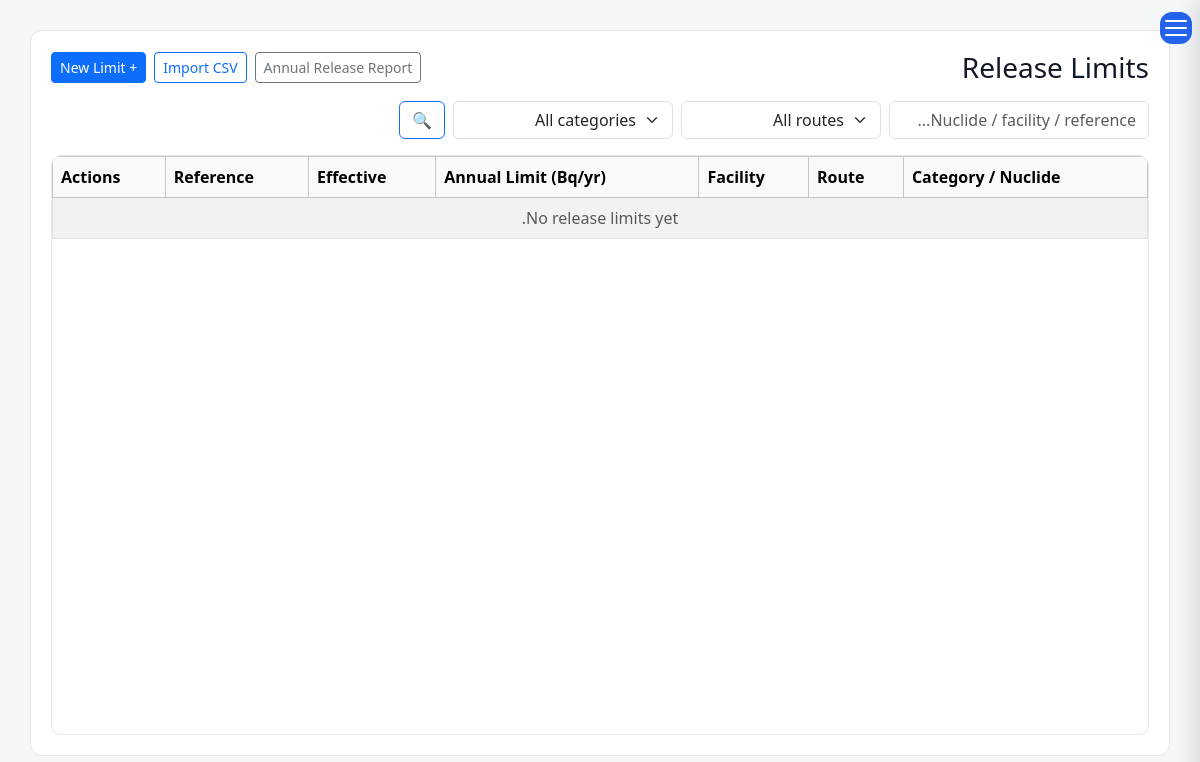
Page /waste/release-limits/ (signed in) on the earlier database version.
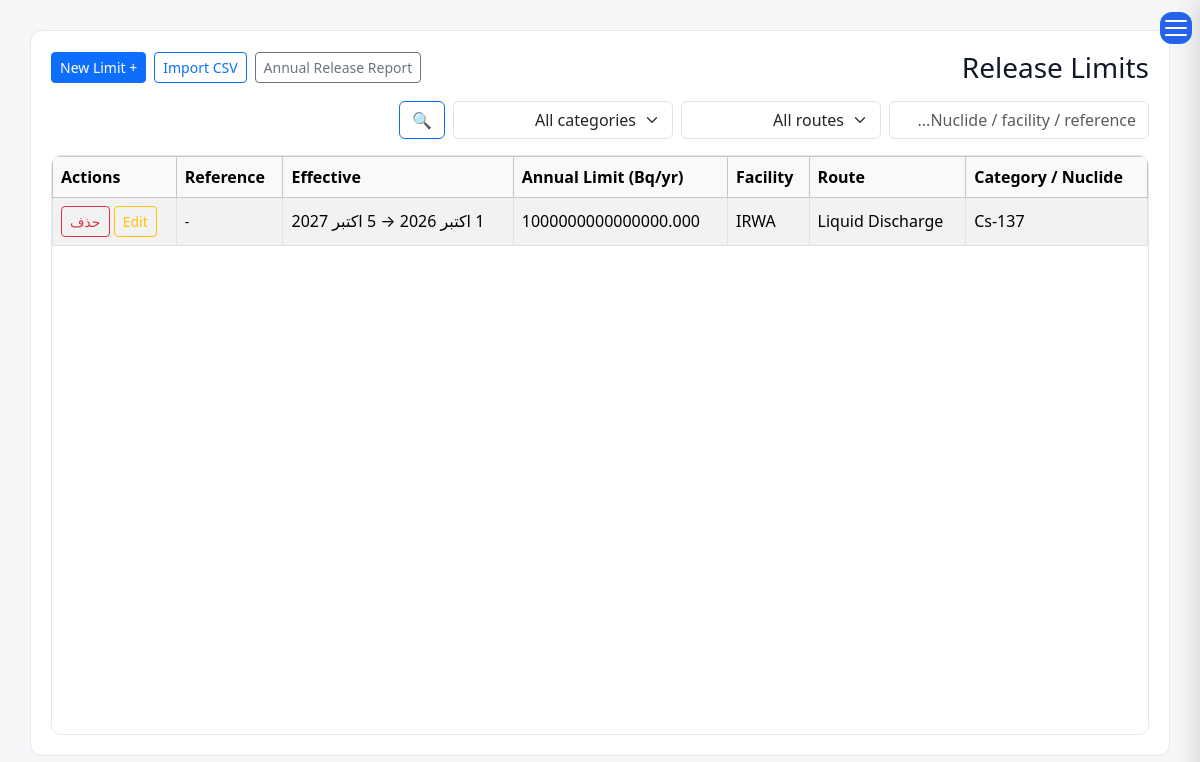
Same page on the later database version.
### waste/models.py (models this page shows, shortened)
class ReleaseLimit(models.Model):
    category = models.CharField(_("Category"), max_length=12, choices=ReleaseLimitCategory.choices, default=ReleaseLimitCategory.NUCLIDE)
    radionuclide = models.ForeignKey(
        "reference.Nuclides", verbose_name=_("Radionuclide"), on_delete=models.CASCADE,
        null=True, blank=True, related_name="release_limits",
    )
    route = models.CharField(_("Discharge Route"), max_length=10, choices=ReleaseRoute.choices)
    facility = models.ForeignKey(
        FacilityModel, verbose_name=_("Facility"), on_delete=models.CASCADE,
        null=True, blank=True, related_name="release_limits",
        help_text=_("Leave blank for a limit that applies to every facility."),
    )
    annual_limit_bq = models.DecimalField(_("Annual Limit (Bq/year)"), max_digits=20, decimal_places=3)
    effective_from = models.DateField(_("Effective From"))
    effective_to = models.DateField(_("Effective To"), null=True, blank=True)
    reference = models.CharField(_("Regulatory Reference"), max_length=255, blank=True)
    notes = models.TextField(_("Notes"), blank=True)
    class Meta:
        ordering = ["route", "radionuclide__name"]
        verbose_name = _("Release Limit")
        verbose_name_plural = _("Release Limits")

### reference/models.py (models this page shows, shortened)
class Nuclides(models.Model):
    name = models.CharField(max_length=8, unique=True)
    half_life = models.FloatField(null=True, blank=True)
    d_value_bq = models.FloatField(null=True, blank=True)
    atomic_number = models.IntegerField(null=True, blank=True)
    mass_number = models.IntegerField(null=True, blank=True)
    decay_mode = models.CharField(max_length=50, null=True, blank=True)
    decay_constant = models.FloatField(null=True, blank=True)  # 1/sec
    specific_activity_bq_per_g = models.FloatField(null=True, blank=True)
    alpha_energy_mev = models.FloatField(null=True, blank=True)
    beta_max_energy_mev = models.FloatField(null=True, blank=True)
    gamma_energy_mev = models.FloatField(null=True, blank=True)
    gamma_yield = models.FloatField(null=True, blank=True)  # photons/decay
    neutron_emitter = models.BooleanField(default=False)
    neutron_yield_n_per_s = models.FloatField(null=True, blank=True)
    dose_rate_constant_usv_m2_per_h_gbq = models.FloatField(null=True, blank=True)
    half_value_layer_lead_mm = models.FloatField(null=True, blank=True)
    half_value_layer_concrete_mm = models.FloatField(null=True, blank=True)
    iaea_category = models.IntegerField(null=True, blank=True)
    parent_nuclide = models.CharField(max_length=20, null=True, blank=True)
    daughter_nuclide = models.CharField(max_length=20, null=True, blank=True)
    beta_emission_probability = models.FloatField(
        null=True, blank=True,
        help_text="Fraction (0-1) of this nuclide's decays that emit a beta particle. 1.0 for a "
                   "single-mode beta emitter (Cs-137, Co-60, Sr-90...); the real branching fraction "
                   "for a mixed-mode nuclide (e.g. K-40 = 0.8928, 89.28% beta / 10.72% EC); leave blank "
                   "if this nuclide doesn't emit beta at all.",
    )
    alpha_emission_probability = models.FloatField(
        null=True, blank=True,
        help_text="Same idea, for alpha emission. 1.0 for a pure alpha emitter (Am-241, Ra-226...); "
                   "the branching fraction for a mixed-mode nuclide; blank if not an alpha emitter.",
    )
    is_sealed_source_common = models.BooleanField(default=False)
    def __str__(self):
        return self.name

### facilities/models.py (models this page shows)
class FacilityModel(models.Model):
    name = models.CharField(
        _("Facility Name"),
        max_length=255, blank=True,null=True
    )
    responsible_person = models.CharField(
        _("Responsible Person"),
        max_length=150, blank=True,null=True
    )
    telephone = models.CharField(
        _("Telephone"),
        max_length=50, blank=True,null=True
    )
    email = models.EmailField(
        _("Email"),
        blank=True,null=True
    )
    address1 = models.CharField(
        _("Address Line 1"),
        max_length=255, blank=True,null=True
    )
    address2 = models.CharField(
        _("Address Line 2"),
        max_length=255,
         blank=True,null=True
    )
    postal_code = models.CharField(
        _("Postal Code"),
        max_length=20,
         blank=True,null=True
    )
    national_id = models.CharField(
        _("National ID"),
        max_length=50,
         blank=True,null=True
    )
    economic_code = models.CharField(
        _("Economic Code"),
        max_length=50,
         blank=True,null=True
    )
    created_at = models.DateTimeField(
        _("Created At"),
        auto_now_add=True
    )
    updated_at = models.DateTimeField(
        _("Updated At"),
        auto_now=True
    )
    class Meta:
        ordering = ["name"]
        verbose_name = _("Facility")
        verbose_name_plural = _("Facilities")
        constraints = [
            models.UniqueConstraint(
                fields=["national_id"],
                name="unique_facility_national_id",
                condition=models.Q(national_id__isnull=False),
            ),
            models.UniqueConstraint(
                fields=["postal_code"],
                name="unique_facility_postal_code",
                condition=models.Q(postal_code__isnull=False),
            ),
            models.UniqueConstraint(
                fields=["economic_code"],
                name="unique_facility_economic_code",
                condition=models.Q(economic_code__isnull=False),
            ),
        ]
    def __str__(self):
        return str(self.name) if self.name else _("Unnamed Facility")

### waste/views.py (the view)
# urls.py: path("release-limits/", views.release_limit_list, name="release_limit_list"),
def release_limit_list(request):
    qs = ReleaseLimit.objects.select_related("radionuclide", "facility").order_by("route", "radionuclide__name", "-effective_from")
    route = request.GET.get("route", "")
    category = request.GET.get("category", "")
    search = request.GET.get("search", "")
    if route:
        qs = qs.filter(route=route)
    if category:
        qs = qs.filter(category=category)
    if search:
        qs = qs.filter(
            Q(radionuclide__name__icontains=search)
            | Q(reference__icontains=search)
            | Q(facility__name__icontains=search)
        )
    paginator = Paginator(qs, 25)
    page_obj = paginator.get_page(request.GET.get("page"))
    return render(request, "waste/release_limit_list.html", {
        "page_obj": page_obj, "route": route, "category": category, "search": search,
        "routes": ReleaseRoute.choices, "categories": ReleaseLimitCategory.choices,
    })

### templates/waste/release_limit_list.html (shortened to what this page needs)
{% extends "base.html" %}
{% load i18n %}
{% block content %}
<div class="content">
<div class="d-flex justify-content-between align-items-center mb-3">
    <h3 class="mb-0">{% trans "Release Limits" %}</h3>
    <div class="d-flex gap-2">
        <a href="{% url 'release_annual_report' %}" class="btn btn-outline-secondary btn-sm">{% trans "Annual Release Report" %}</a>
        <a href="{% url 'release_limit_import_csv' %}" class="btn btn-outline-primary btn-sm">{% trans "Import CSV" %}</a>
        <a href="{% url 'release_limit_create' %}" class="btn btn-primary btn-sm">+ {% trans "New Limit" %}</a>
    </div>
</div>
<form method="get" class="d-flex gap-2 mb-3 flex-wrap">
    <input type="text" name="search" class="form-control" style="max-width:260px" placeholder="{% trans 'Nuclide / facility / reference...' %}" value="{{ search }}">
    <select name="route" class="form-select" style="max-width:200px" onchange="this.form.submit()">
        <option value="">{% trans "All routes" %}</option>
    </select>
    <select name="category" class="form-select" style="max-width:220px" onchange="this.form.submit()">
        <option value="">{% trans "All categories" %}</option>
    </select>
    <button class="btn btn-outline-primary">🔍</button>
</form>
<div class="table-scroll">
<table class="table table-bordered table-striped align-middle">
<thead class="table-light">
<tr>
    <th>{% trans "Category / Nuclide" %}</th>
    <th>{% trans "Route" %}</th>
    <th>{% trans "Facility" %}</th>
    <th>{% trans "Annual Limit (Bq/yr)" %}</th>
    <th>{% trans "Effective" %}</th>
    <th>{% trans "Reference" %}</th>
    <th>{% trans "Actions" %}</th>
</tr>
</thead>
<tbody>
{% for limit in page_obj %}
<tr>
    <td>{% if limit.radionuclide %}{{ limit.radionuclide }}{% else %}<span class="badge bg-secondary">{{ limit.get_category_display }}</span>{% endif %}</td>
    <td>{{ limit.get_route_display }}</td>
    <td>{{ limit.facility|default:"— all —" }}</td>
    <td>{{ limit.annual_limit_bq }}</td>
    <td>{{ limit.effective_from }}{% if limit.effective_to %} → {{ limit.effective_to }}{% else %} →{% trans " ongoing" %}{% endif %}</td>
    <td class="small">{{ limit.reference|default:"-"|truncatechars:40 }}</td>
    <td>
        <a href="{% url 'release_limit_edit' limit.pk %}" class="btn btn-sm btn-outline-warning">{% trans "Edit" %}</a>
        <form method="post" action="{% url 'release_limit_delete' limit.pk %}" class="d-inline"
              onsubmit="return confirm('{% trans "Delete this release limit?" %}');">
            <button type="submit" class="btn btn-sm btn-outline-danger">{% trans "Delete" %}</button>
        </form>
    </td>
</tr>
{% empty %}
<tr><td colspan="7" class="text-center text-muted">{% trans "No release limits yet." %}</td></tr>
{% endfor %}
</tbody>
</table>
</div>
</div>
{% endblock %}

Differences in the rows shown:
added ReleaseLimit: radionuclide "Cs-137", route "Liquid Discharge", facility "IRWA", annual_limit_bq "1000000000000000.000", effective_to "5 اکتبر 2027", reference "-"
Other differences:
text no longer shown: "No release limits yet."
